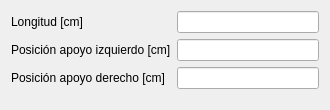
<?xml version="1.0" encoding="UTF-8"?>
<ui version="4.0">
 <class>WidgetVigaSimplementeApoyada</class>
 <widget class="QWidget" name="WidgetVigaSimplementeApoyada">
  <property name="geometry">
   <rect>
    <x>0</x>
    <y>0</y>
    <width>330</width>
    <height>110</height>
   </rect>
  </property>
  <property name="windowTitle">
   <string>Form</string>
  </property>
  <layout class="QVBoxLayout" name="verticalLayout">
   <item>
    <layout class="QFormLayout" name="formLayout">
     <item row="0" column="0">
      <widget class="QLabel" name="label">
       <property name="text">
        <string>Longitud [cm]</string>
       </property>
       <property name="buddy">
        <cstring>lineEdit</cstring>
       </property>
      </widget>
     </item>
     <item row="0" column="1">
      <widget class="QLineEdit" name="lineEdit"/>
     </item>
     <item row="1" column="0">
      <widget class="QLabel" name="label_2">
       <property name="text">
        <string>Posición apoyo izquierdo [cm]</string>
       </property>
       <property name="buddy">
        <cstring>txtPosicionApoyoIzquierdo</cstring>
       </property>
      </widget>
     </item>
     <item row="2" column="0">
      <widget class="QLabel" name="label_3">
       <property name="text">
        <string>Posición apoyo derecho [cm]</string>
       </property>
       <property name="buddy">
        <cstring>txtPosicionApoyoDerecho</cstring>
       </property>
      </widget>
     </item>
     <item row="1" column="1">
      <widget class="QLineEdit" name="txtPosicionApoyoIzquierdo"/>
     </item>
     <item row="2" column="1">
      <widget class="QLineEdit" name="txtPosicionApoyoDerecho"/>
     </item>
    </layout>
   </item>
  </layout>
 </widget>
 <resources/>
 <connections/>
</ui>
